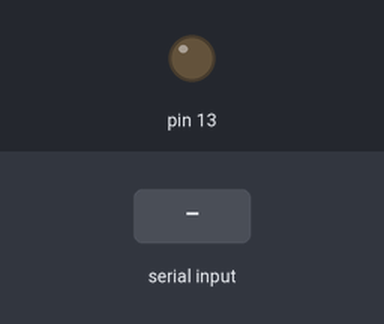
Simulated run of this sketch. Board: Arduino Uno, built with avr-gcc and run on an emulated ATmega328P. Shown: output pins drawn as LEDs (lit = HIGH). Inputs (shaded band) come from the test bench.

Above: at 1.2 s.
1.3 s: "ON\n" received over Serial
At 2.5 s:
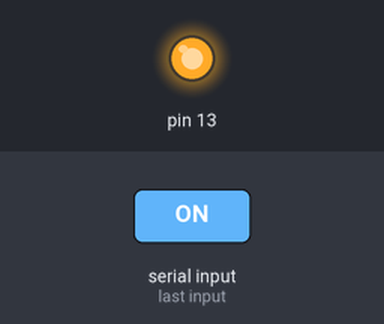
2.8 s: "OFF\n" received over Serial
At 3.8 s:
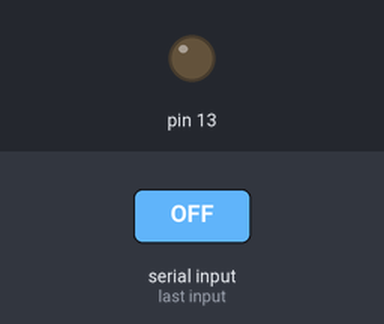
Timing chart, 0 to 5.8 s (numbered marks = the images above; inputs shaded):
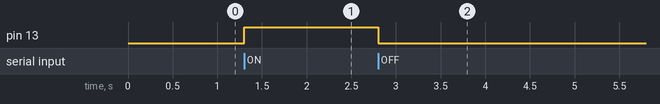

Measured:
- after the input at 1.3 s, pin 13: LOW → HIGH at once
- after the input at 2.8 s, pin 13: HIGH → LOW at once

The sketch:

receiver.ino
```cpp
void setup() {
  pinMode(13, OUTPUT);
  Serial.begin(9600);
}

void loop() {
  if (Serial.available() > 0) {
    String command = Serial.readStringUntil('\n');
    command.trim();
    if (command == "ON") {
      digitalWrite(13, HIGH);
    } else if (command == "OFF") {
      digitalWrite(13, LOW);
    }
  }
}
```
